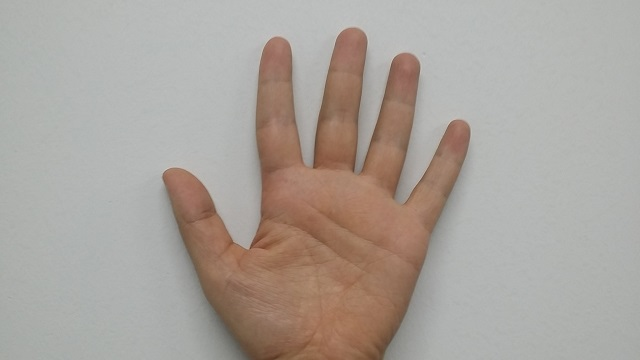
#> input picture opencv/data/hand.jpg, 640 x 360 px
$ python 0714.py
#> lines starting #> are read from the running program, lines starting #| are printed output that depends on the picture; long printed decimals are rounded
import cv2
import numpy as np

src = cv2.imread('./data/hand.jpg')
#> src is the input picture: shape (360, 640, 3); mean B, G, R 155.8, 162.5, 170.2

hsv = cv2.cvtColor(src, cv2.COLOR_BGR2HSV)
#> hsv: shape (360, 640, 3); mean H, S, V 47.8, 27.2, 171.6

data = src.reshape((-1, 3)).astype(np.float32)

k = 2
term_crit = (cv2.TERM_CRITERIA_EPS+cv2.TermCriteria_MAX_ITER,10,1.0)
ret, labels, centers = cv2.kmeans(data, k, None, term_crit, 5,
                                  cv2.KMEANS_RANDOM_CENTERS)
#> ret = 62989312.6; centers = [[177, 179.1, 177.4], [92.9, 113.4, 148.8]]
print('centers.shape=', centers.shape)
#| centers.shape= (2, 3)
print('labels.shape=',labels.shape)
#| labels.shape= (230400, 1)
print('ret=',ret)
#| ret= 62989312.601

centers = np.uint8(centers)
#> centers = [[177, 179, 177], [92, 113, 148]]
res = centers[labels.flatten()]
dst = res.reshape(src.shape)
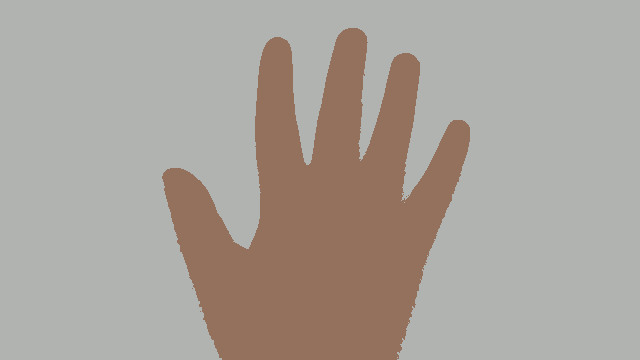
#> dst: shape (360, 640, 3); mean B, G, R 155.5, 162.3, 169.7

cv2.imshow('src',src)
cv2.imshow('hsv',hsv)
cv2.imshow('dst',dst)
cv2.waitKey()
cv2.destroyAllWindows()

$ run again, with opencv/data/baboon.jpg copied over opencv/data/hand.jpg
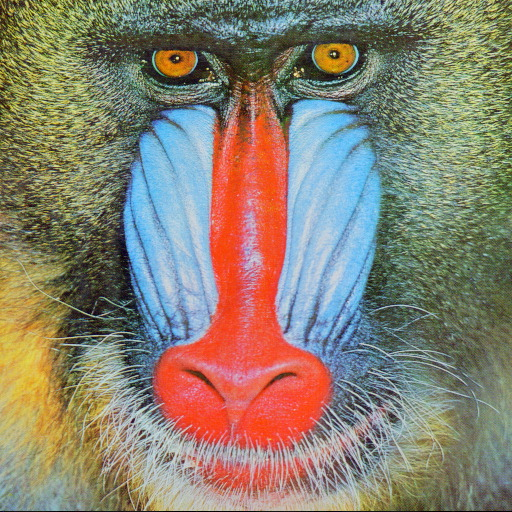
#> input picture opencv/data/baboon.jpg, 512 x 512 px
#> src is the input picture: shape (512, 512, 3); mean B, G, R 112.9, 129.1, 137.1
#> hsv: shape (512, 512, 3); mean H, S, V 58.3, 93.4, 158.1
#> `ret, labels, centers = cv2.kmeans(data, k, None, term_crit, 5, cv2.KME..`: ret = 1.29e+09; centers = [[71.44, 96.23, 122.5], [169.2, 173.9, 156.9]]
#| centers.shape= (2, 3)
#| labels.shape= (262144, 1)
#| ret= 1288675817.566
#> `centers = np.uint8(centers)`: centers = [[71, 96, 122], [169, 173, 156]]
#> `dst = res.reshape(src.shape)`:
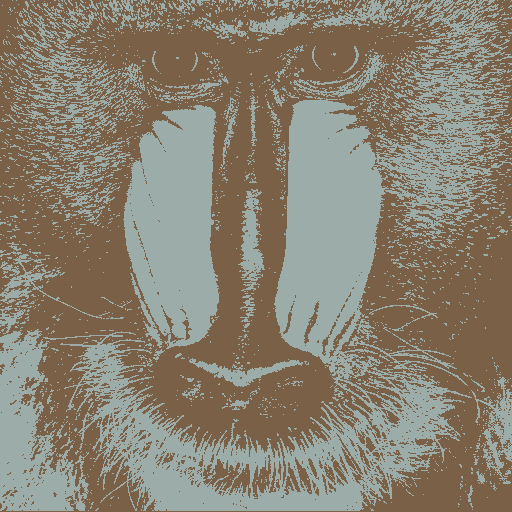
#> dst: shape (512, 512, 3); mean B, G, R 112.5, 128.6, 136.4
